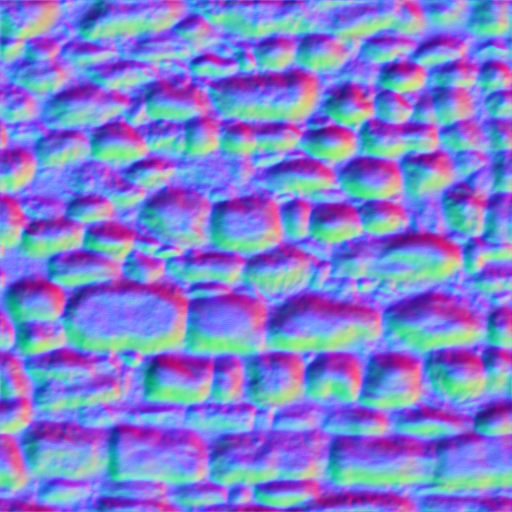
#> input picture assets/terrain/flare/grassland-source/grassland/brick_normal.png, 1024 x 1024 px, given in place of grass_overcast.png, which was not available (shown at 1/2 size)
$ python prepare-moon-assets.py
#> lines starting #> are read from the running program, lines starting #| are printed output that depends on the picture
"""Build chapter 2 raster derivatives; see assets/terrain/moon-dream/README.md."""
from pathlib import Path
import json
from PIL import Image, ImageOps, ImageEnhance

ROOT = Path(__file__).resolve().parents[1]
DEST = ROOT / 'assets/terrain/moon-dream'
FLARE = ROOT / 'assets/terrain/flare'
SOURCE = FLARE / 'grassland-source/grassland'
RUINS = FLARE / 'old-ruins/origin_render_output'
atlas = Image.new('RGBA', (2048, 768))
#> atlas: PIL image 2048x768 RGBA; every value is 0
names = []

def tint(im, low, high):
    im = im.convert('RGBA')
    result = ImageOps.colorize(ImageOps.grayscale(im), low, high)
    result.putalpha(im.getchannel('A'))
    return result

def add(name, im, sprite=False):
    i = len(names)
    names.append(name)
    im = im.convert('RGBA')
    if sprite:
        bbox = im.getchannel('A').point(lambda a: 255 if a > 24 else 0).getbbox()
        im = im.crop(bbox)
        im = ImageOps.contain(im, (246, 246), Image.Resampling.LANCZOS)
        xy = (i % 8 * 256 + (256-im.width)//2, i // 8 * 256 + 256-im.height)
    else:
        im = im.resize((256, 256), Image.Resampling.LANCZOS)
        if i in (0, 6):
            # Mirror the full texture at its borders to remove hard repeat seams.
            half = im.resize((128, 128), Image.Resampling.LANCZOS)
            im = Image.new('RGBA', (256, 256))
            im.paste(half, (0, 0)); im.paste(ImageOps.mirror(half), (128, 0))
            im.paste(ImageOps.flip(half), (0, 128))
            im.paste(ImageOps.flip(ImageOps.mirror(half)), (128, 128))
        xy = (i % 8 * 256, i // 8 * 256)
    atlas.alpha_composite(im, xy)

def raw(name):
    return Image.open(SOURCE / name)

def ruin(kind, n):
    return Image.open(RUINS / ('floor' if kind == 'floor' else 'basic') / f'ruin_{kind}_{n:04}.png').convert('RGBA')

def floor(n):
    im = ruin('floor', n)
    x0,y0,x1,y1 = im.getchannel('A').point(lambda a: 255 if a > 180 else 0).getbbox()
    cx,cy=(x0+x1)/2,(y0+y1)/2
    return im.transform((256,256), Image.Transform.QUAD, (cx,y0+1,x0+1,cy,cx,y1-1,x1-1,cy), Image.Resampling.BICUBIC)

add('sage-grass', tint(raw('grass_overcast.png'), '#294d58', '#a5c6ab'))
#> in raw, returned value is the input picture: PIL image 1024x1024 RGBA; mean R, G, B, A 125.7, 126.5, 208.5, 255
#> in tint, `result = ImageOps.colorize(ImageOps.grayscale(im), low, high)`:
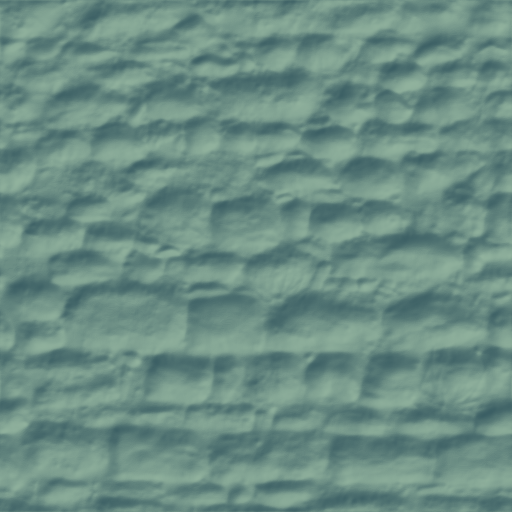
#> result: PIL image 1024x1024 RGB (shown at 1/2 size); mean R, G, B 106.5, 140.9, 131.6
#> in add, `i = len(names)`: i = 0
#> in add, `im = Image.new('RGBA', (256, 256))`: im: PIL image 256x256 RGBA; every value is 0
#> in add, `im.paste(ImageOps.flip(ImageOps.mirror(half)), (128, 128))`:
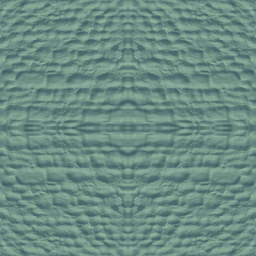
#> im: PIL image 256x256 RGBA; mean R, G, B, A 106.4, 140.8, 131.6, 255
#> in add, `xy = (i % 8 * 256, i // 8 * 256)`: xy = (0, 0)
add('pearl-cobbles', tint(raw('path.png'), '#526a7d', '#e3e3d5'))
#> call 2 of raw, with name = 'path.png'
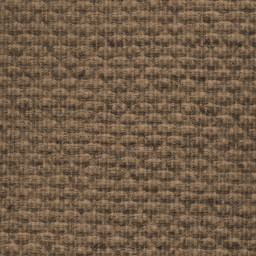
#> input picture assets/terrain/flare/grassland-source/grassland/burlap.jpg, 256 x 256 px, given in place of path.png, which was not available
#> in raw, returned value is the input picture: PIL image 256x256 RGB; mean R, G, B 113.1, 91.9, 70.9
#> call 2 of tint, with low = '#526a7d', high = '#e3e3d5'
#> in tint (call 2), `result = ImageOps.colorize(ImageOps.grayscale(im), low, high)`:
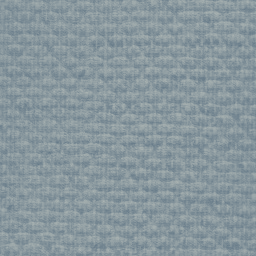
#> result: PIL image 256x256 RGB; mean R, G, B 136, 151, 157.6
add('palace-floor', tint(floor(1), '#65768f', '#e5e0dd'))
#> in floor, `x0,y0,x1,y1 = im.getchannel('A').point(lambda a: 255 if a > 180 else 0..`: x0 = 0; x1 = 256
#> in floor, `cx,cy=(x0+x1)/2,(y0+y1)/2`: cx = 128
#> in floor, `return im.transform((256,256), Image.Transform.QUAD, (cx,y0+1,x0+1,cy,..`:
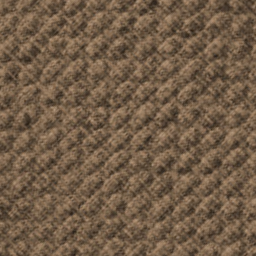
#> returned value: PIL image 256x256 RGBA; mean R, G, B, A 113.5, 92.2, 71, 255
#> call 3 of tint, with low = '#65768f', high = '#e5e0dd'
#> in tint (call 3), `result = ImageOps.colorize(ImageOps.grayscale(im), low, high)`:
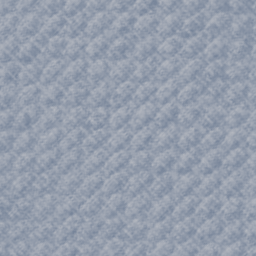
#> result: PIL image 256x256 RGB; mean R, G, B 148.8, 157.5, 171.9
#> call 3 of add, with name = 'palace-floor', sprite = False
#> in add (call 3), `i = len(names)`: i = 2
#> in add (call 3), `xy = (i % 8 * 256, i // 8 * 256)`: xy = (512, 0)
#> in add (call 3), `atlas.alpha_composite(im, xy)`:
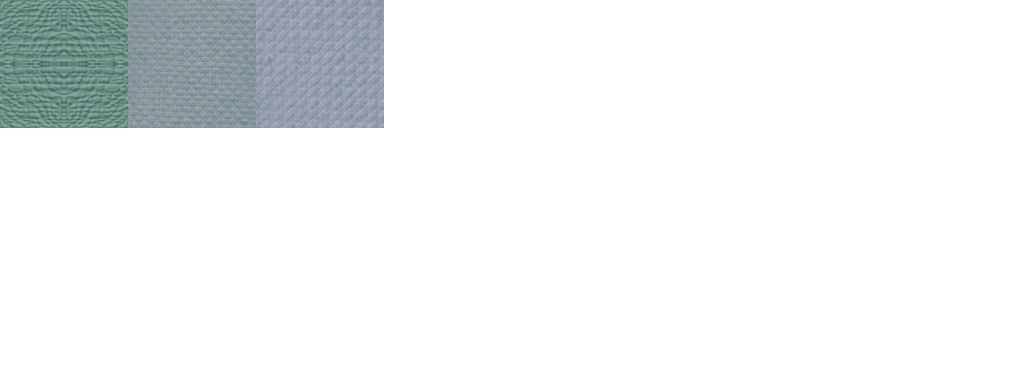
#> atlas: PIL image 2048x768 RGBA (shown at 1/2 size); mean R, G, B, A 16.3, 18.7, 19.2, 31.9; transparent parts drawn white
add('carved-coping', tint(floor(4), '#66768e', '#f5eade'))
#> (the run stopped early here; a loop or call above may not have finished)
